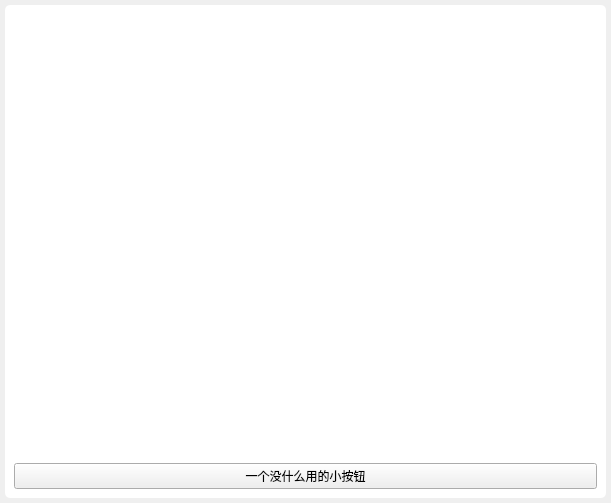
<?xml version="1.0" encoding="UTF-8"?>
<ui version="4.0">
 <class>Widget</class>
 <widget class="QWidget" name="Widget">
  <property name="geometry">
   <rect>
    <x>0</x>
    <y>0</y>
    <width>611</width>
    <height>503</height>
   </rect>
  </property>
  <property name="windowTitle">
   <string>Widget</string>
  </property>
  <layout class="QVBoxLayout" name="verticalLayout">
   <property name="spacing">
    <number>0</number>
   </property>
   <property name="leftMargin">
    <number>5</number>
   </property>
   <property name="topMargin">
    <number>5</number>
   </property>
   <property name="rightMargin">
    <number>5</number>
   </property>
   <property name="bottomMargin">
    <number>5</number>
   </property>
   <item>
    <widget class="CentralWidget" name="centralwidget" native="true">
     <property name="styleSheet">
      <string notr="true">QWidget#centralwidget{
	background-color: rgb(255, 255, 255);
	border-radius:5;
}</string>
     </property>
     <layout class="QVBoxLayout" name="verticalLayout_2">
      <item>
       <spacer name="verticalSpacer">
        <property name="orientation">
         <enum>Qt::Vertical</enum>
        </property>
        <property name="sizeHint" stdset="0">
         <size>
          <width>20</width>
          <height>456</height>
         </size>
        </property>
       </spacer>
      </item>
      <item>
       <widget class="QPushButton" name="pushButton">
        <property name="maximumSize">
         <size>
          <width>16777215</width>
          <height>30</height>
         </size>
        </property>
        <property name="text">
         <string>一个没什么用的小按钮</string>
        </property>
       </widget>
      </item>
     </layout>
    </widget>
   </item>
  </layout>
 </widget>
 <customwidgets>
  <customwidget>
   <class>CentralWidget</class>
   <extends>QWidget</extends>
   <header>centralwidget.h</header>
   <container>1</container>
  </customwidget>
 </customwidgets>
 <resources/>
 <connections/>
</ui>
